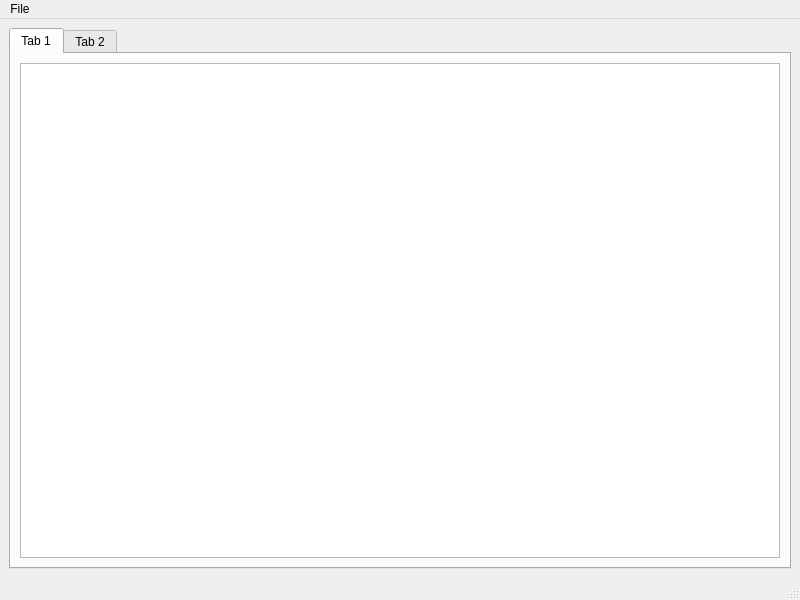
<?xml version="1.0" encoding="UTF-8"?>
<ui version="4.0">
 <class>MainWindow</class>
 <widget class="QMainWindow" name="MainWindow">
  <property name="geometry">
   <rect>
    <x>0</x>
    <y>0</y>
    <width>800</width>
    <height>600</height>
   </rect>
  </property>
  <property name="windowTitle">
   <string>Nocovka</string>
  </property>
  <widget class="QWidget" name="centralwidget">
   <layout class="QGridLayout" name="gridLayout">
    <item row="0" column="0">
     <widget class="QTabWidget" name="tabWidget">
      <widget class="QWidget" name="tab">
       <attribute name="title">
        <string>Tab 1</string>
       </attribute>
       <layout class="QGridLayout" name="gridLayout_2">
        <item row="0" column="0">
         <widget class="QTableView" name="tableView"/>
        </item>
       </layout>
      </widget>
      <widget class="QWidget" name="tab_2">
       <attribute name="title">
        <string>Tab 2</string>
       </attribute>
      </widget>
     </widget>
    </item>
   </layout>
  </widget>
  <widget class="QMenuBar" name="menubar">
   <property name="geometry">
    <rect>
     <x>0</x>
     <y>0</y>
     <width>800</width>
     <height>22</height>
    </rect>
   </property>
   <widget class="QMenu" name="menuFile">
    <property name="title">
     <string>File</string>
    </property>
    <addaction name="separator"/>
    <addaction name="separator"/>
    <addaction name="actionImport"/>
    <addaction name="separator"/>
    <addaction name="separator"/>
    <addaction name="actionExit"/>
   </widget>
   <addaction name="menuFile"/>
  </widget>
  <widget class="QStatusBar" name="statusbar"/>
  <action name="actionImport">
   <property name="icon">
    <iconset theme="QIcon::ThemeIcon::DocumentOpen"/>
   </property>
   <property name="text">
    <string>Import</string>
   </property>
  </action>
  <action name="actionExit">
   <property name="icon">
    <iconset theme="QIcon::ThemeIcon::SystemLogOut"/>
   </property>
   <property name="text">
    <string>Exit</string>
   </property>
   <property name="menuRole">
    <enum>QAction::MenuRole::QuitRole</enum>
   </property>
  </action>
 </widget>
 <resources/>
 <connections/>
</ui>
